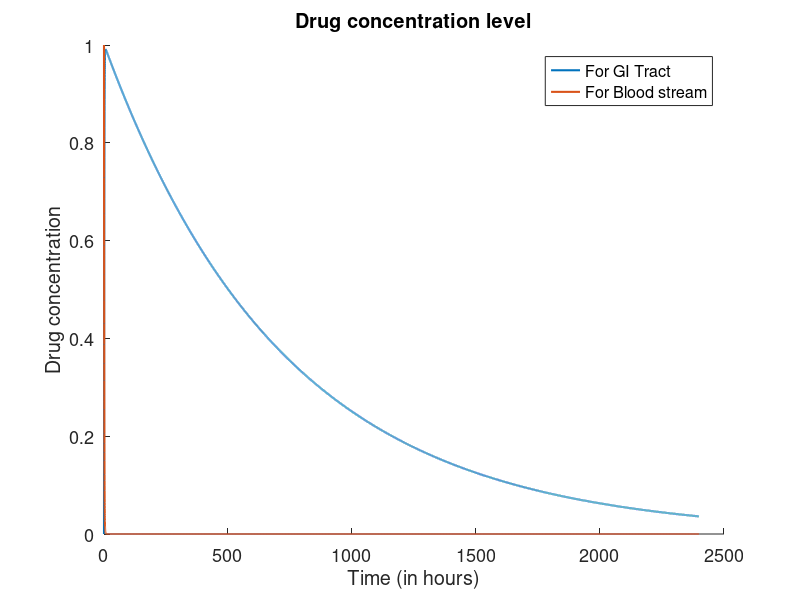

Write the MATLAB code that produced this figure.
%Q3 (a) :
% Highest level of drug achieved in blood stream = 0.7885 units.
close all;
clear all;
total = 2400;
dt = 0.1;
set(gca,'fontsize',13)
hold on
iter = (total - 1) / dt + 1;
Q1 = zeros(iter, 1);
Q2 = zeros(iter, 1);
Q1(1) = 1;
Q2(1) = 0;
k1 = 1;
k2 = 0.001386;
t = zeros(iter, 1);
ma = 0;
for i = 2 : iter
    Q1(i) = Q1(i - 1) - dt * k1 * Q1(i - 1);
    Q2(i) = Q2(i - 1) + dt * (k1 * Q1(i - 1) - k2 * Q2(i - 1)); 
    if ma < Q2(i)
        ma = Q2(i);
    end;
    t(i) = t(i - 1) + dt;
end;
ma
plot(t, Q2,'lineWidth',1.5);
hold on
plot(t, Q1,'lineWidth',1.5);
legend('For GI Tract', 'For Blood stream');
title('Drug concentration level');
xlabel('Time (in hours)');
ylabel('Drug concentration');
